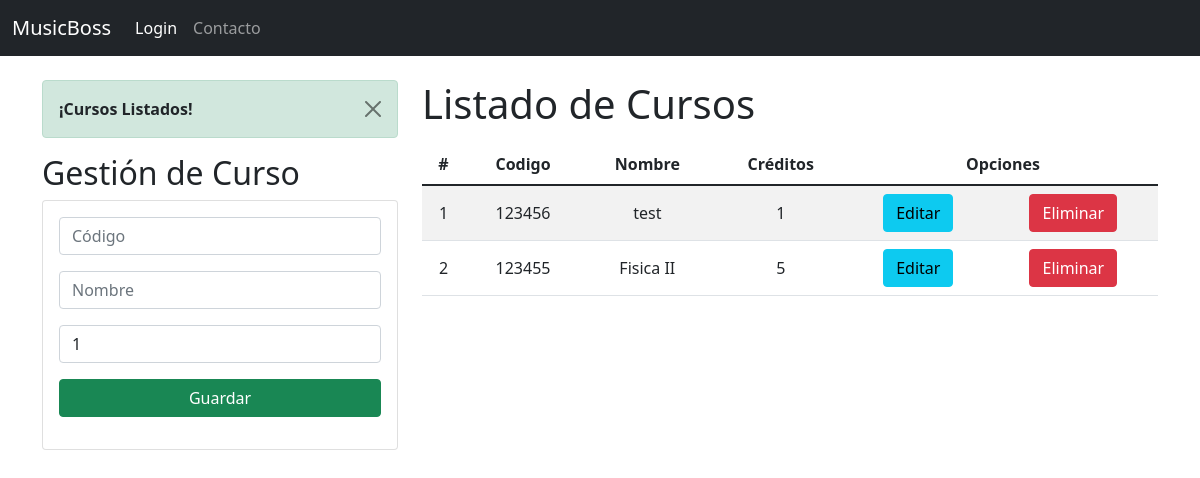
The app's page /, older data.
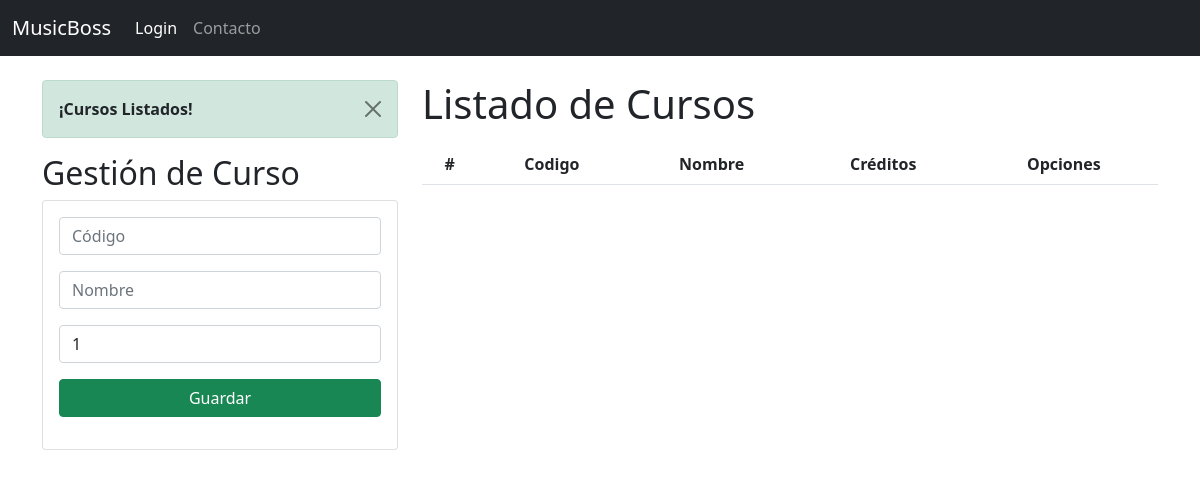
The same page, newer data.
### Aplicaciones/Rockola/models.py (models this page shows, shortened)
class Curso(models.Model):
    codigo = models.CharField(primary_key=True,max_length=6)
    nombre = models.CharField(max_length=50)
    creditos = models.PositiveSmallIntegerField()

### Aplicaciones/Rockola/views.py (the view)
# urls.py: path('', views.home),
def home(request):
    cursosList = Curso.objects.all()
    messages.success(request,"¡Cursos Listados!")
    return render(request, "gestionCursos.html", {"cursos": cursosList})

### Aplicaciones/Rockola/templates/gestionCursos.html (shortened to what this page needs)
{% extends "./base.html" %}
{% block body %}
<div class="row">
    <div class="col-sm-12 col-md-6 col-lg-4 col-xl-4">
        {% if messages %}
        {% for message in messages %}
        <div class="alert alert-dismissible alert-success fade show">
            <button type="button" class="btn-close" data-bs-dismiss="alert" aria-label="Close"></button>
            <strong class="text-dark">{{ message }}</strong>
        </div>
        {% endfor %}
        {% endif %}
        <h2>Gestión de Curso</h2>
        <div class="card">
            <div class="card-body">
                <form action="/registrarCurso/" method="POST"> {% csrf_token %}
                    <div class="mb-3">
                        <input type="text" id="txtCodigo" name = "txtCodigo" class="form-control" placeholder="Código" minlength="6" maxlength="6" required>
                    </div>
                    <div class="mb-3">
                        <input type="text" id="txtNombre" name = "txtNombre" class="form-control" placeholder="Nombre" maxlength="50" required>
                    </div>
                    <div class="mb-3">
                        <input type="text" id="numCreditos" name = "numCreditos" class="form-control" min="1" max="9" value = "1" required>
                    </div>
                    <div class="mb-3 d-grid gap-2">
                        <button type="submit" class="btn btn-success" >Guardar</button>
                    </div>
                </form>
            </div>
        </div>
    </div>
    <div class="col-sm-12 col-md-6 col-lg-8 col-xl-8">
        <h1>Listado de Cursos</h1>
        <div class="table-responsive py-2">
            <table class="table table-striped">
                <thead>
                    <tr>
                        <th>#</th>
                        <th>Codigo</th>
                        <th>Nombre</th>
                        <th>Créditos</th>
                        <th colspan="2">Opciones</th>
                    </tr>
                </thead>
                <tbody>
                    {% for c in cursos %}
                        <tr>
                            <td>{{forloop.counter}}</td>
                            <td>{{c.codigo}}</td>
                            <td>{{c.nombre}}</td>
                            <td>{{c.creditos}}</td>
                            <td><a href="edicionCurso/{{c.codigo}}" class="btn btn-info">Editar</a></td>
                            <td><a href="eliminarCurso/{{c.codigo}}" class="btn btn-danger btnEliminacion">Eliminar</a></td>
                        </tr>
                    {% endfor %}
                </tbody>
            </table>
        </div>
    </div>
</div>
{% endblock %}

Row changes from the older to the newer data that the page shows:
removed Curso: codigo "123456", nombre "test", creditos "1"
removed Curso: codigo "123455", nombre "Fisica II", creditos "5"
